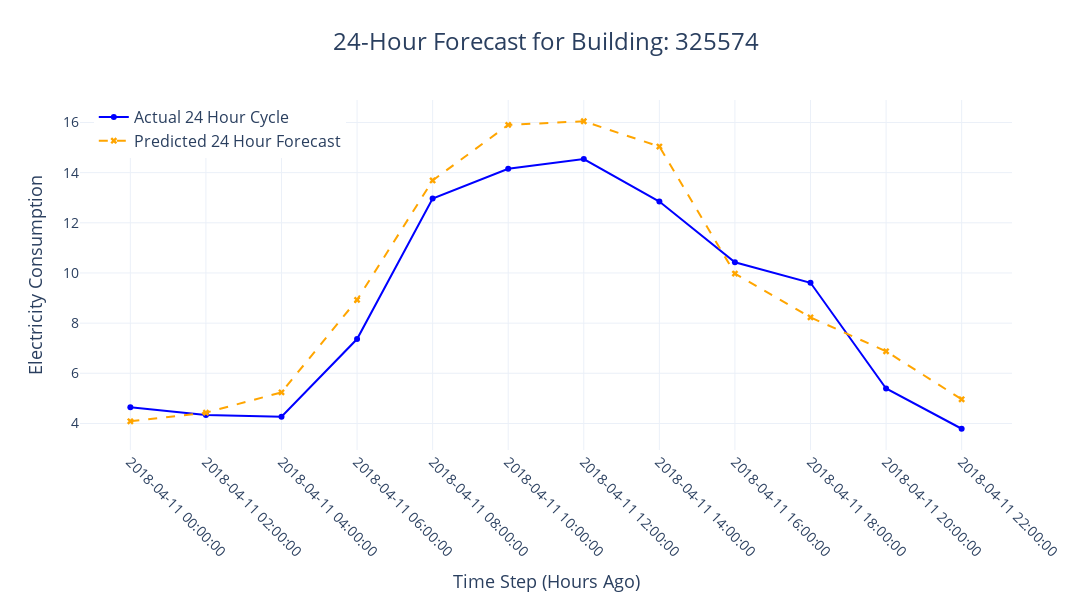

The notebook cell saved with this chart:
### Code cell
fig2 = visualize_24hr_catboost_forecast(y_sample, df_prediction_sample, sample_bldg_id)

### Figure 1 — Plotly figure (JSON) as saved in the notebook; plotly's stock layout.template omitted (floating-point values rounded to 4 significant figures)
{"data": [{"line": {"color": "blue"}, "marker": {"symbol": "circle"}, "mode": "lines+markers", "name": "Actual 24 Hour Cycle", "type": "scatter", "x": ["out.electricity.total.energy_consumption", "future_shift_1", "future_shift_2", "future_shift_3", "future_shift_4", "future_shift_5", "future_shift_6", "future_shift_7", "future_shift_8", "future_shift_9", "future_shift_10", "future_shift_11"], "y": [4.643, 4.339, 4.271, 7.365, 12.97, 14.15, 14.54, 12.85, 10.43, 9.61, 5.395, 3.789]}, {"line": {"color": "orange", "dash": "dash"}, "marker": {"symbol": "x"}, "mode": "lines+markers", "name": "Predicted 24 Hour Forecast", "type": "scatter", "x": ["out.electricity.total.energy_consumption", "future_shift_1", "future_shift_2", "future_shift_3", "future_shift_4", "future_shift_5", "future_shift_6", "future_shift_7", "future_shift_8", "future_shift_9", "future_shift_10", "future_shift_11"], "y": [4.085, 4.43, 5.241, 8.928, 13.69, 15.9, 16.05, 15.04, 9.975, 8.23, 6.878, 4.964]}], "layout": {"height": 600, "legend": {"font": {"size": 16}, "x": 0.15, "xanchor": "center", "y": 1}, "title": {"font": {"size": 24}, "text": "24-Hour Forecast for Building: 325574", "x": 0.5}, "width": 1200, "xaxis": {"autorange": true, "range": [-0.6605, 11.66], "tickangle": 45, "tickfont": {"size": 14}, "ticktext": ["2018-04-11 00:00:00", "2018-04-11 02:00:00", "2018-04-11 04:00:00", "2018-04-11 06:00:00", "2018-04-11 08:00:00", "2018-04-11 10:00:00", "2018-04-11 12:00:00", "2018-04-11 14:00:00", "2018-04-11 16:00:00", "2018-04-11 18:00:00", "2018-04-11 20:00:00", "2018-04-11 22:00:00"], "tickvals": [0, 1, 2, 3, 4, 5, 6, 7, 8, 9, 10, 11], "title": {"font": {"size": 18}, "text": "Time Step (Hours Ago)"}, "type": "category"}, "yaxis": {"autorange": true, "range": [2.935, 16.9], "tickfont": {"size": 14}, "title": {"font": {"size": 18}, "text": "Electricity Consumption"}, "type": "linear"}}}
